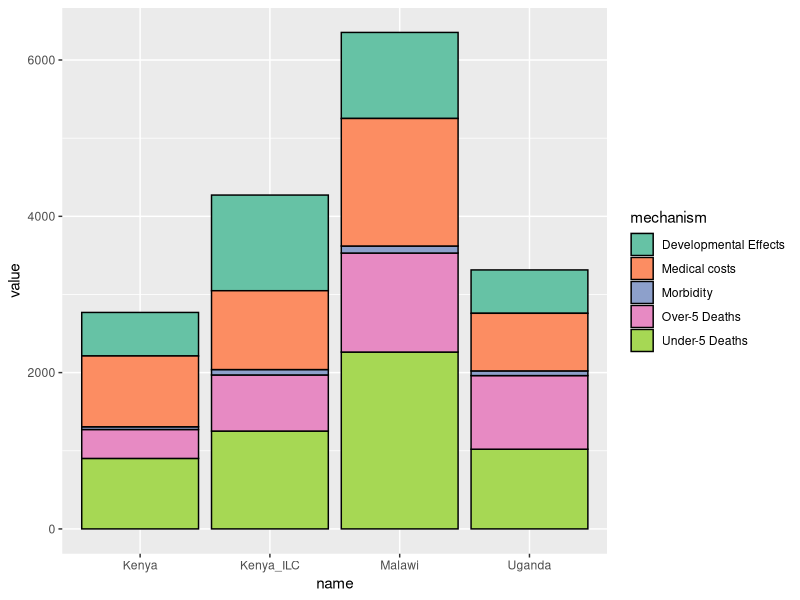
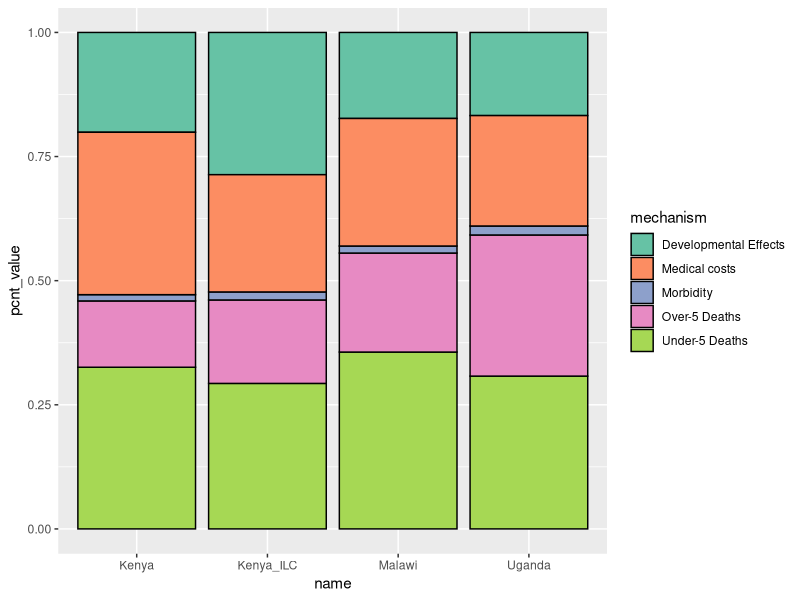

The R source for these figures, in order:
library(tidyverse)

value_estimates = tribble(~mechanism, ~Kenya, ~Uganda, ~Malawi, ~Kenya_ILC,
        "Under-5 Deaths", 902, 1020, 2263, 1252,
        "Over-5 Deaths", 370, 942, 1267, 718,
        "Morbidity", 35, 60, 90, 69,
        "Developmental Effects", 557, 555, 1101, 1224,
        "Medical costs", 906, 737, 1632, 1009) |>
  pivot_longer(-mechanism) 


ggplot(value_estimates, aes(x = name, y= value, fill = mechanism)) + 
  geom_col(color = "black") + 
  scale_fill_brewer(palette = "Set2")

value_estimates |>
  group_by(name) |>
  mutate(pcnt_value = value / sum(value)) |>
  ggplot(aes(x = name, y= pcnt_value, fill = mechanism)) + 
  geom_col(color = "black") + 
  scale_fill_brewer(palette = "Set2")

value_estimates |>
  group_by(mechanism) |>
  summarize(avg_value = mean(value)) |>
  mutate(pcnt_value = avg_value / sum(avg_value)) |>
  knitr::kable()
# Roughly:
# 30% Under-5 deaths
# 20% Over-5 deaths
# 20% Developmental Effects
# 25% Medical Costs